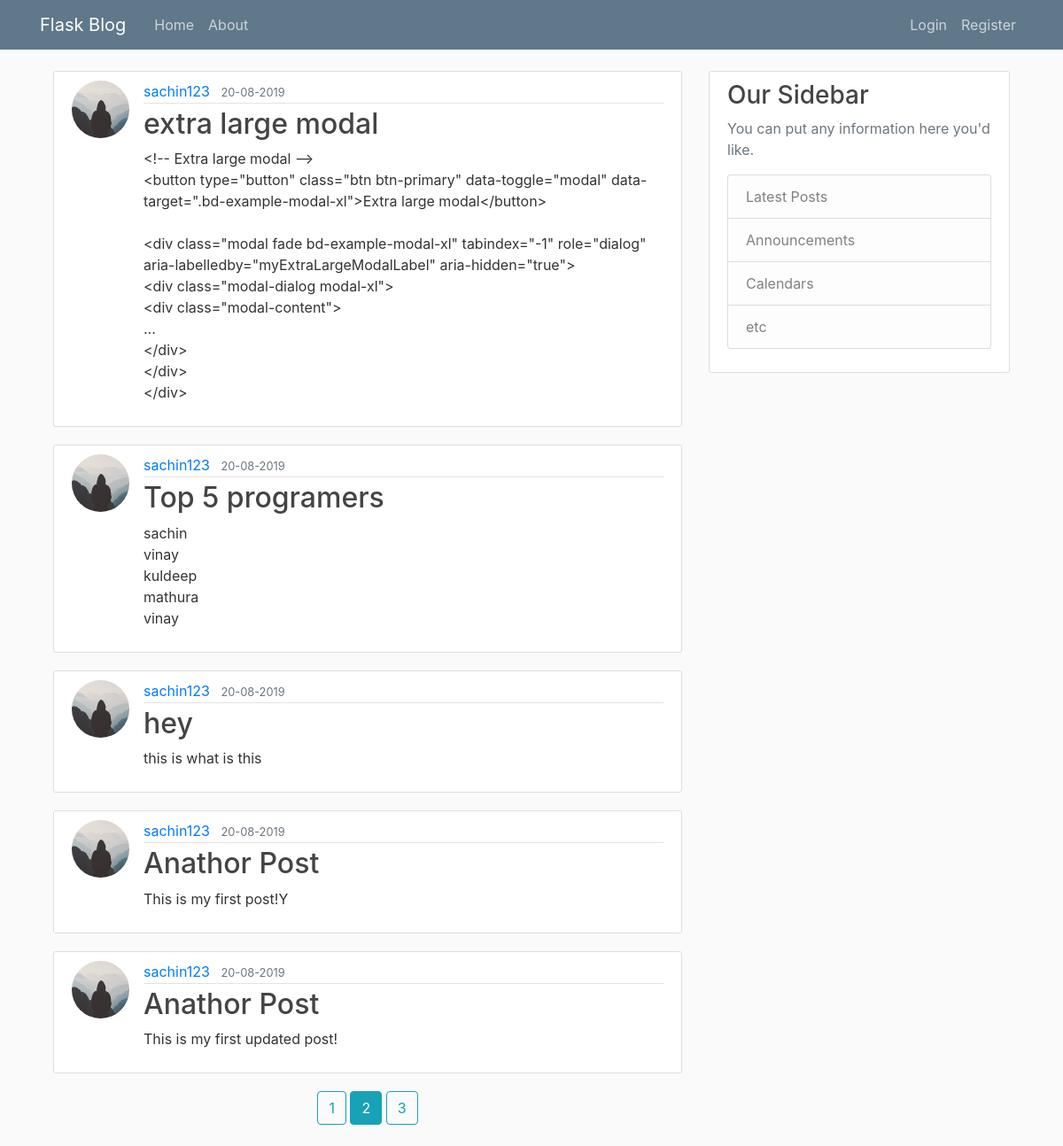
The page /home?page=2 on the database its author committed.
### flaskblog/models.py (models this page shows, shortened)
class Post(db.Model):
	id=db.Column(db.Integer,primary_key=True)
	title=db.Column(db.String(1000),nullable=False)
	date_posted=db.Column(db.DateTime,nullable=False,default=datetime.utcnow)
	content=db.Column(db.Text,nullable=False)
	user_id=db.Column(db.Integer,db.ForeignKey('user.id'),nullable=False)

class User(db.Model,UserMixin):
	id=db.Column(db.Integer,primary_key=True)
	username=db.Column(db.String(20),unique=True,nullable=False)
	email=db.Column(db.String(120),unique=True,nullable=False)
	image_file=db.Column(db.String(20),default='default.jpg')
	password=db.Column(db.String(60),nullable=False)
	posts=db.relationship('Post',backref='author',lazy=True)

### flaskblog/routes.py (the view)
@app.route("/")
@app.route("/home")
def home():
	page=request.args.get('page',1,type=int)
	posts=Post.query.order_by(Post.date_posted.desc()).paginate(page=page,per_page=5)
	return render_template('home.html',posts= posts)

### flaskblog/templates/home.html
{% extends "layouts/base.html"%}
{% block content %}
{% for post in posts.items %}
<article class="media content-section">
<img class="rounded-circle article-img" src="{{url_for('static',filename='profile_pics/'+post.author.image_file)}}">
	<div class="media-body">
		<div class="article-metadata">
			<a class="mr-2" href="{{url_for('user_posts',username=post.author.username)}}">{{ post.author.username }}</a>
			<small class="text-muted">{{ post.date_posted.strftime('%d-%m-%Y') }}</small>
		</div>
		<h2><a class="article-title" href="{{url_for('post', post_id=post.id)}}">{{ post.title }}</a></h2>
		<p class="article-content">{{ post.content }}</p>
	</div>
</article>
{%endfor%}
<center>
{% for page_num in posts.iter_pages(left_edge=1,right_edge=1,left_current=1,right_current=2) %}
		{%if page_num%}
			{%if posts.page==page_num%}
				<a class="btn btn-info mb-4" href="{{url_for('home',page=page_num)}}">{{page_num}}</a>
			{%else%}
				<a class="btn btn-outline-info mb-4" href="{{url_for('home',page=page_num)}}">{{page_num}}</a>
			{%endif%}
		{%else%}
		...
		{%endif%}
{%endfor%}
</center>
{%endblock%}

### flaskblog/static/css/main.css (style rules this page uses)
body { background: #fafafa; color: #333333; margin-top: 5rem; }
h1, h2, h3, h4, h5, h6 { color: #444444; }
.content-section { background: #ffffff; padding: 10px 20px; border: 1px solid #dddddd; border-radius: 3px; margin-bottom: 20px; }
.article-title { color: #444444; }
.article-content { white-space: pre-line; }
.article-img { height: 65px; width: 65px; margin-right: 16px; }
.article-metadata { padding-bottom: 1px; margin-bottom: 4px; border-bottom: 1px solid #e3e3e3 }

### rows shown on the page
Post: image_file (placeholder picture), author.username "sachin123", date_posted "20-08-2019", title "extra large modal", content "<!-- Extra large modal --> <button type=\"button\" class=\"btn btn-primary\" data-toggle=\"modal\" data-target=\".bd-example-modal-xl\">Extra large modal</button> <div class=\"modal fade bd-example-modal-xl\" tabindex=\"-1\" role=\"dialog\" aria-labelledby=\"myExtraLargeModalLabel\" aria-hidden=\"true\"> <div class=\"modal-dialog modal-xl\"> <div class=\"modal-content\"> ... </div> </div> </div>"
Post: image_file (placeholder picture), author.username "sachin123", date_posted "20-08-2019", title "Top 5 programers", content "sachin vinay kuldeep mathura vinay"
Post: image_file (placeholder picture), author.username "sachin123", date_posted "20-08-2019", title "hey", content "this is what is this"
Post: image_file (placeholder picture), author.username "sachin123", date_posted "20-08-2019", title "Anathor Post", content "This is my first post!Y"
Post: image_file (placeholder picture), author.username "sachin123", date_posted "20-08-2019", title "Anathor Post", content "This is my first updated post!"

### other values the page prints
{{ page_num }} "1" "3"
{{ page_num }} "2"
